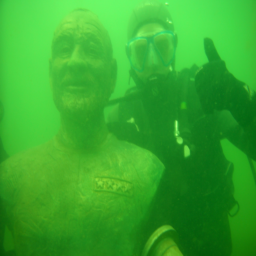
%> input picture U45_test/1.png, 256 x 256 px
$ octave --eval "result = UISM(imread('1.png'));"   (GNU Octave 9; MATLAB toolbox functions it lacks are replaced by stand-ins)
%> lines starting %> are read from the running program, lines starting %| are printed output that depends on the picture
function uism = UISM(img)
Ir = double(img(:,:,1));
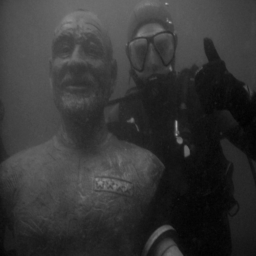
%> Ir: size 256x256 double; min 0, max 170, mean 53.4
Ig = double(img(:,:,2));
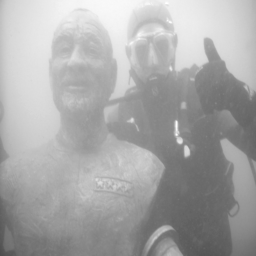
%> Ig: size 256x256 double; min 77, max 255, mean 167.9
Ib = double(img(:,:,3));
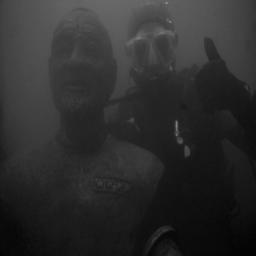
%> Ib: size 256x256 double; min 2, max 152, mean 44.9

hx=[1 2 1; 0 0 0 ; -1 -2 -1];%Éú²úsobel´¹Ö±ÌÝ¶ÈÄ£°å
hy=[-1 0 1; -2 0 2; -1 0 1];

SobelR = abs(imfilter(Ir, hx, 'replicate', 'same', 'conv') + ...
            imfilter(Ir, hy, 'replicate', 'same', 'conv'));
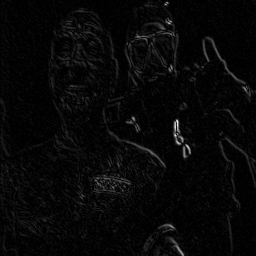
%> SobelR: size 256x256 double; min 0, max 542, mean 17.3; drawn with min black and max white
SobelG = abs(imfilter(Ig, hx, 'replicate', 'same', 'conv') + ...
            imfilter(Ig, hy, 'replicate', 'same', 'conv'));
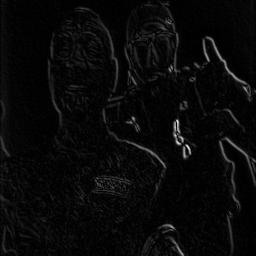
%> SobelG: size 256x256 double; min 0, max 508, mean 17.8; drawn with min black and max white
SobelB = abs(imfilter(Ib, hx, 'replicate', 'same', 'conv') + ...
            imfilter(Ib, hy, 'replicate', 'same', 'conv'));
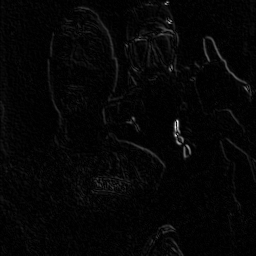
%> SobelB: size 256x256 double; min 0, max 380, mean 9.1; drawn with min black and max white

patchsz = 5;
[m, n] = size(Ir);
%> m = 256; n = 256
% resize the input image to match the patch size
if mod(m, patchsz) ~= 0 || mod(n, patchsz) ~= 0
    SobelR = imresize(SobelR, [m - mod(m, patchsz) + patchsz, ...
        n - mod(n, patchsz) + patchsz]);
%> SobelR: size 260x260 double
    SobelG = imresize(SobelG, [m - mod(m, patchsz) + patchsz, ...
        n - mod(n, patchsz) + patchsz]);
%> SobelG: size 260x260 double
    SobelB = imresize(SobelB, [m - mod(m, patchsz) + patchsz, ...
        n - mod(n, patchsz) + patchsz]);
%> SobelB: size 260x260 double
end
[m, n] = size(Ir);
k1 = m / patchsz;
%> k1 = 51.2
k2 = n / patchsz;
%> k2 = 51.2
% calculate the EME value
EMER = 0;
for i = 1 : patchsz : m
    for j = 1 : patchsz : n
        sz = patchsz - 1;
        im = SobelR(i:i+sz,j:j+sz);
        if (max(max(im)) ~= 0 && min(min(im)) ~= 0)
            EMER = EMER + log(max(max(im)) / min(min(im)));
        end
    end
end
EMER = 2 / (k1 * k2) * abs(EMER);
%> EMER = 7.38
EMEG = 0;
for i = 1 : patchsz : m
    for j = 1 : patchsz : n
        sz = patchsz - 1;
        im = SobelG(i:i+sz,j:j+sz);
        if (max(max(im)) ~= 0 && min(min(im)) ~= 0)
            EMEG = EMEG + log(max(max(im)) / min(min(im)));
        end
    end
end
EMEG = 2 / (k1 * k2) * abs(EMEG);
%> EMEG = 7.08
EMEB = 0;
for i = 1 : patchsz : m
    for j = 1 : patchsz : n
        sz = patchsz - 1;
        im = SobelB(i:i+sz,j:j+sz);
        if (max(max(im)) ~= 0 && min(min(im)) ~= 0)
            EMEB = EMEB + log(max(max(im)) / min(min(im)));
        end
    end
end
EMEB = 2 / (k1 * k2) * abs(EMEB);
%> EMEB = 7.57
lambdaR = 0.299;
lambdaG = 0.587;
lambdaB = 0.114;
uism = lambdaR * EMER + lambdaG * EMEG + lambdaB * EMEB;
%> uism = 7.22

$ run again, on U45_test/10.png
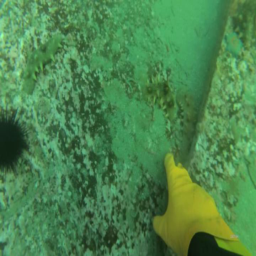
%> input picture U45_test/10.png, 256 x 256 px
%> in UISM, `Ib = double(img(:,:,3));`:
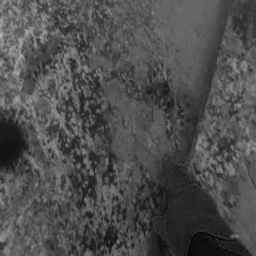
%> Ib: size 256x256 double; min 0, max 183, mean 77.7
%> in UISM, `SobelB = imresize(SobelB, [m - mod(m, patchsz) + patchsz, n - mod(n, p..`:
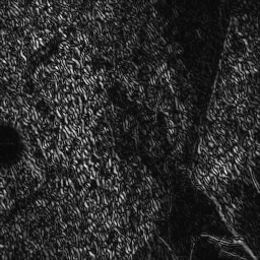
%> SobelB: size 260x260 double; min -15.49, max 405.1, mean 56; drawn with min black and max white
%> EMER = 7.12
%> EMEG = 6.99
%> EMEB = 7.12
%> uism = 7.04

$ run again, on U45_test/11.png
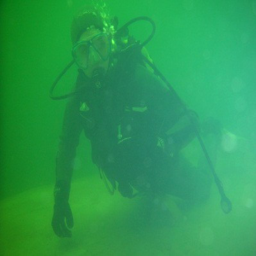
%> input picture U45_test/11.png, 256 x 256 px
%> in UISM, `Ib = double(img(:,:,3));`:
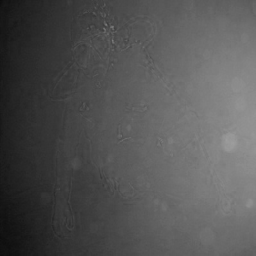
%> Ib: size 256x256 double; min 12, max 157, mean 83.7
%> in UISM, `SobelB = abs(imfilter(Ib, hx, 'replicate', 'same', 'conv') + imfilter(..`:
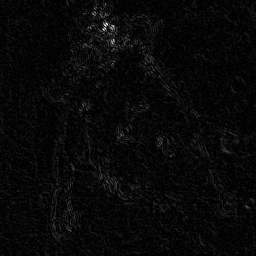
%> SobelB: size 256x256 double; min 0, max 282, mean 9.6; drawn with min black and max white
%> EMER = 7.59
%> EMEG = 7.38
%> EMEB = 7.41
%> uism = 7.45

$ run again, on U45_test/12.png
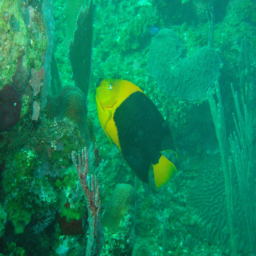
%> input picture U45_test/12.png, 256 x 256 px
%> in UISM, `Ib = double(img(:,:,3));`:
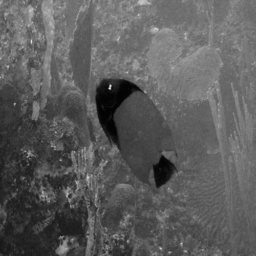
%> Ib: size 256x256 double; min 1, max 223, mean 92
%> in UISM, `SobelG = imresize(SobelG, [m - mod(m, patchsz) + patchsz, n - mod(n, p..`:
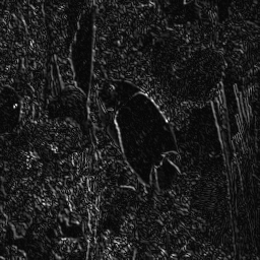
%> SobelG: size 260x260 double; min -15.57, max 593.6, mean 55.5; drawn with min black and max white
%> EMER = 7.71
%> EMEG = 7.42
%> EMEB = 7.3
%> uism = 7.49
